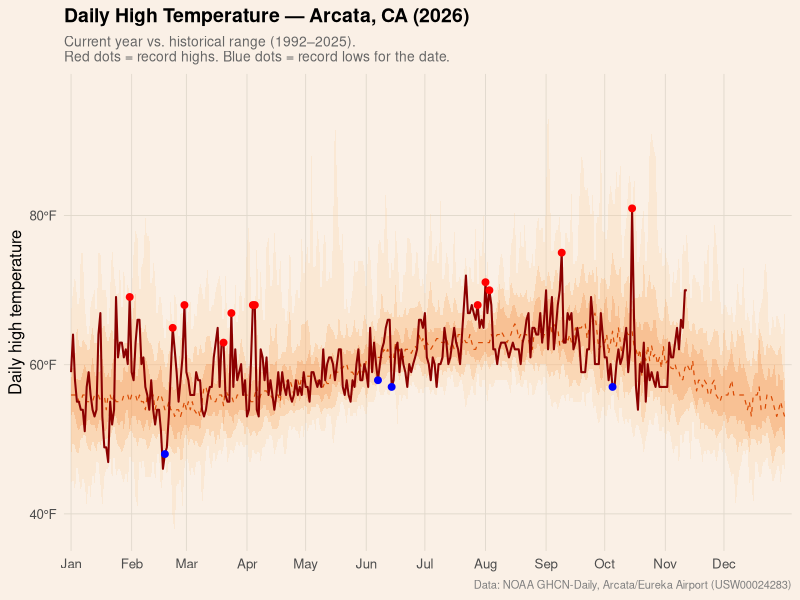

Write the R code that produced this figure.
library(readr)
library(dplyr)
library(ggplot2)
library(lubridate)
library(scales)
# Read data
weather <- read_csv("../../docs/arcata-weather/ghcn_arcata.csv")

current_year <- year(Sys.Date())

temps <- weather %>%
  filter(!is.na(TMAX)) %>%
  mutate(year = year(date),
         doy = yday(date))

# Historical stats (excluding current year)
historical <- temps %>%
  filter(year != current_year) %>%
  group_by(doy) %>%
  summarise(
    record_low = min(TMAX, na.rm = TRUE),
    p10 = quantile(TMAX, 0.10, na.rm = TRUE),
    p25 = quantile(TMAX, 0.25, na.rm = TRUE),
    p50 = quantile(TMAX, 0.50, na.rm = TRUE),
    p75 = quantile(TMAX, 0.75, na.rm = TRUE),
    p90 = quantile(TMAX, 0.90, na.rm = TRUE),
    record_high = max(TMAX, na.rm = TRUE),
    .groups = "drop"
  )

# Current year
this_year <- temps %>%
  filter(year == current_year)

# Find records broken this year
records <- this_year %>%
  left_join(historical, by = "doy") %>%
  mutate(
    is_record_high = TMAX >= record_high & TMAX > p90,
    is_record_low = TMAX <= record_low & TMAX < p10
  ) %>%
  filter(is_record_high | is_record_low)

# Date labels for x-axis
date_breaks <- as.Date(paste0(current_year, "-", 1:12, "-01"))
date_doy <- yday(date_breaks)
month_labels <- month(date_breaks, label = TRUE)

# Historical year range
min_year <- temps %>% filter(year != current_year) %>% pull(year) %>% min()
max_year <- temps %>% filter(year != current_year) %>% pull(year) %>% max()

# Plot
p <- ggplot() +
  # Historical ribbons
  geom_ribbon(data = historical, aes(x = doy, ymin = record_low, ymax = record_high),
              fill = "#fdd0a2", alpha = 0.25) +
  geom_ribbon(data = historical, aes(x = doy, ymin = p10, ymax = p90),
              fill = "#fdae6b", alpha = 0.3) +
  geom_ribbon(data = historical, aes(x = doy, ymin = p25, ymax = p75),
              fill = "#f16913", alpha = 0.2) +
  # Median line
  geom_line(data = historical, aes(x = doy, y = p50),
            color = "#d94801", linewidth = 0.4, linetype = "dashed") +
  # Current year
  geom_line(data = this_year, aes(x = doy, y = TMAX),
            color = "#8b0000", linewidth = 0.7) +
  # Record markers
  {if (nrow(records %>% filter(is_record_high)) > 0)
    geom_point(data = records %>% filter(is_record_high),
               aes(x = doy, y = TMAX), color = "red", size = 2)} +
  {if (nrow(records %>% filter(is_record_low)) > 0)
    geom_point(data = records %>% filter(is_record_low),
               aes(x = doy, y = TMAX), color = "blue", size = 2)} +
  # Styling
  scale_x_continuous(breaks = date_doy, labels = month_labels, expand = c(0.01, 0)) +
  scale_y_continuous(labels = function(x) paste0(x, "\u00B0F")) +
  labs(
    title = paste0("Daily High Temperature — Arcata, CA (", current_year, ")"),
    subtitle = paste0("Current year vs. historical range (", min_year, "–", max_year, ").\n",
                      "Red dots = record highs. Blue dots = record lows for the date."),
    x = NULL, y = "Daily high temperature",
    caption = "Data: NOAA GHCN-Daily, Arcata/Eureka Airport (USW00024283)"
  ) +
  theme_minimal(base_size = 12) +
  theme(
    plot.background = element_rect(fill = "linen", color = NA),
    panel.background = element_rect(fill = "linen", color = NA),
    panel.grid.minor = element_blank(),
    panel.grid.major = element_line(color = "#e0d8cc", linewidth = 0.3),
    plot.title = element_text(face = "bold", size = 14),
    plot.subtitle = element_text(color = "gray40", size = 10),
    plot.caption = element_text(color = "gray50", size = 8),
    axis.text = element_text(color = "gray30")
  )

ggsave("../../images/arcata-daily-high.png", p, width = 10, height = 6, dpi = 150)
cat("Saved images/arcata-daily-high.png\n")
